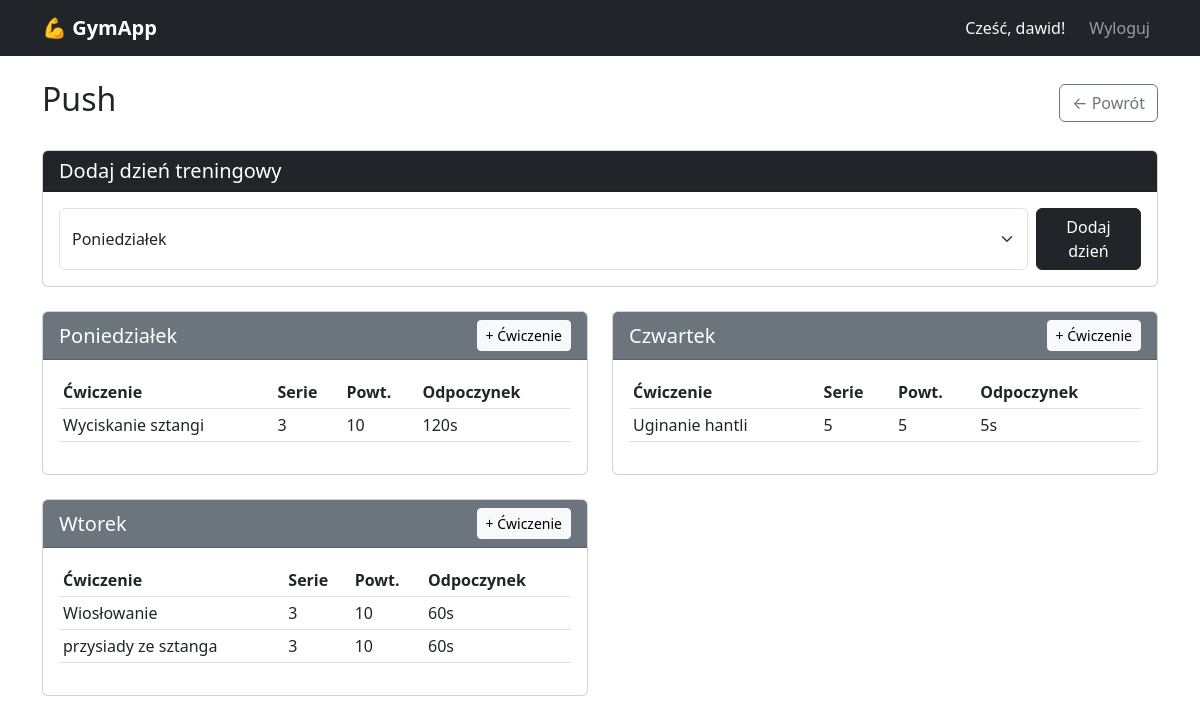
The app's page /plany/1/ (signed in) with its own data.
### tracker/models.py (models this page shows, shortened)
class PlanTreningowy(models.Model):
    nazwa = models.CharField(max_length=100)
    opis = models.TextField(blank=True)
    uzytkownik = models.ForeignKey(User, on_delete=models.CASCADE)
    data_utworzenia = models.DateTimeField(auto_now_add=True)
    czy_publiczny = models.BooleanField(default=False)
    class Meta:
        verbose_name = 'Plan treningowy'
        verbose_name_plural = 'Plany treningowe'

class DzienPlanTreningowego(models.Model):
    DNI = [
        ('poniedzialek', 'Poniedziałek'),
        ('wtorek', 'Wtorek'),
        ('sroda', 'Środa'),
        ('czwartek', 'Czwartek'),
        ('piatek', 'Piątek'),
        ('sobota', 'Sobota'),
        ('niedziela', 'Niedziela'),
    ]
    plan = models.ForeignKey(PlanTreningowy, on_delete=models.CASCADE, related_name='dni')
    dzien = models.CharField(max_length=20, choices=DNI)
    kolejnosc = models.PositiveIntegerField(default=0)
    class Meta:
        verbose_name = 'Dzień planu'
        verbose_name_plural = 'Dni planu'
        ordering = ['kolejnosc']

class CwiczenieDnia(models.Model):
    dzien = models.ForeignKey(DzienPlanTreningowego, on_delete=models.CASCADE, related_name='cwiczenia')
    cwiczenie = models.ForeignKey(Cwiczenie, on_delete=models.CASCADE)
    serie = models.PositiveIntegerField(default=3)
    powtorzenia = models.PositiveIntegerField(default=10)
    czas_odpoczynku = models.PositiveIntegerField(default=60, help_text='Czas odpoczynku w sekundach')
    class Meta:
        verbose_name = 'Ćwiczenie dnia'
        verbose_name_plural = 'Ćwiczenia dnia'

class Cwiczenie(models.Model):
    KATEGORIE = [
        ('klatka', 'Klatka piersiowa'),
        ('plecy', 'Plecy'),
        ('nogi', 'Nogi'),
        ('barki', 'Barki'),
        ('biceps', 'Biceps'),
        ('triceps', 'Triceps'),
        ('brzuch', 'Brzuch'),
        ('inne', 'Inne'),
    ]
    nazwa = models.CharField(max_length=100)
    kategoria = models.CharField(max_length=20, choices=KATEGORIE)
    opis = models.TextField(blank=True)
    dodane_przez = models.ForeignKey(User, on_delete=models.SET_NULL, null=True, blank=True)
    czy_publiczne = models.BooleanField(default=True)
    class Meta:
        verbose_name = 'Ćwiczenie'
        verbose_name_plural = 'Ćwiczenia'

### tracker/views.py (the view)
# urls.py: path('plany/<int:pk>/', views.szczegoly_planu, name='szczegoly_planu'),
@login_required
def szczegoly_planu(request, pk):
    plan = get_object_or_404(PlanTreningowy, pk=pk, uzytkownik=request.user)
    dni = plan.dni.all()
    return render(request, 'tracker/szczegoly_planu.html', {
        'plan': plan,
        'dni': dni,
        'dni_tygodnia': DzienPlanTreningowego.DNI,
    })

### tracker/templates/tracker/szczegoly_planu.html (shortened to what this page needs)
{% extends 'base.html' %}
{% block zawartosc %}
<div class="d-flex justify-content-between align-items-center mb-4">
    <div>
        <h2>{{ plan.nazwa }}</h2>
    </div>
    <a href="{% url 'lista_planow' %}" class="btn btn-outline-secondary">← Powrót</a>
</div>
<div class="card mb-4">
    <div class="card-header bg-dark text-white">
        <h5 class="mb-0">Dodaj dzień treningowy</h5>
    </div>
    <div class="card-body">
        <form method="post" action="{% url 'dodaj_dzien' plan.pk %}">
            <div class="d-flex gap-2">
                <select name="dzien" class="form-select">
                    {% for klucz, nazwa in dni_tygodnia %}
                    <option value="{{ klucz }}">{{ nazwa }}</option>
                    {% endfor %}
                </select>
                <button type="submit" class="btn btn-dark">Dodaj dzień</button>
            </div>
        </form>
    </div>
</div>
{% if dni %}
<div class="row">
    {% for dzien in dni %}
    <div class="col-md-6 mb-4">
        <div class="card h-100">
            <div class="card-header bg-secondary text-white d-flex justify-content-between align-items-center">
                <h5 class="mb-0">{{ dzien.get_dzien_display }}</h5>
                <a href="{% url 'dodaj_cwiczenie_do_dnia' dzien.pk %}" class="btn btn-sm btn-light">
                    + Ćwiczenie
                </a>
            </div>
            <div class="card-body">
                {% if dzien.cwiczenia.all %}
                <table class="table table-sm">
                    <thead>
                        <tr>
                            <th>Ćwiczenie</th>
                            <th>Serie</th>
                            <th>Powt.</th>
                            <th>Odpoczynek</th>
                        </tr>
                    </thead>
                    <tbody>
                        {% for cwiczenie_dnia in dzien.cwiczenia.all %}
                        <tr>
                            <td>{{ cwiczenie_dnia.cwiczenie.nazwa }}</td>
                            <td>{{ cwiczenie_dnia.serie }}</td>
                            <td>{{ cwiczenie_dnia.powtorzenia }}</td>
                            <td>{{ cwiczenie_dnia.czas_odpoczynku }}s</td>
                        </tr>
                        {% endfor %}
                    </tbody>
                </table>
                {% else %}
                <p class="text-muted">Brak ćwiczeń. Dodaj pierwsze!</p>
                {% endif %}
            </div>
        </div>
    </div>
    {% endfor %}
</div>
{% else %}
<div class="alert alert-info">
    Brak dni treningowych. Dodaj pierwszy dzień powyżej!
</div>
{% endif %}
{% endblock %}

### templates/base.html (shortened to what this page needs)
<!DOCTYPE html>
<html lang="pl">
<head>
    <link href="https://cdn.jsdelivr.net/npm/bootstrap@5.3.0/dist/css/bootstrap.min.css" rel="stylesheet">
</head>
<body>
<nav class="navbar navbar-expand-lg navbar-dark bg-dark">
    <div class="container">
        <a class="navbar-brand fw-bold" href="{% url 'dashboard' %}">💪 GymApp</a>
        <div class="navbar-nav ms-auto">
            {% if request.user.is_authenticated %}
                <span class="navbar-text text-light me-3">Cześć, {{ request.user.username }}!</span>
                <a class="nav-link" href="{% url 'wylogowanie' %}">Wyloguj</a>
            {% else %}
                <a class="nav-link" href="{% url 'logowanie' %}">Zaloguj</a>
                <a class="nav-link" href="{% url 'rejestracja' %}">Rejestracja</a>
            {% endif %}
        </div>
    </div>
</nav>
<div class="container mt-4">
    {% block zawartosc %}{% endblock %}
</div>
</body>
</html>

### records on screen
PlanTreningowy: nazwa "Push"
DzienPlanTreningowego: dzien "Poniedziałek"
CwiczenieDnia: cwiczenie.nazwa "Wyciskanie sztangi", serie "3", powtorzenia "10", czas_odpoczynku "120"
DzienPlanTreningowego: dzien "Czwartek"
CwiczenieDnia: cwiczenie.nazwa "Uginanie hantli", serie "5", powtorzenia "5", czas_odpoczynku "5"
DzienPlanTreningowego: dzien "Wtorek"
CwiczenieDnia: cwiczenie.nazwa "Wiosłowanie", serie "3", powtorzenia "10", czas_odpoczynku "60"
CwiczenieDnia: cwiczenie.nazwa "przysiady ze sztanga", serie "3", powtorzenia "10", czas_odpoczynku "60"

### other values on screen
{{ request.user.username }} "dawid"
form field dzien "Poniedziałek"
